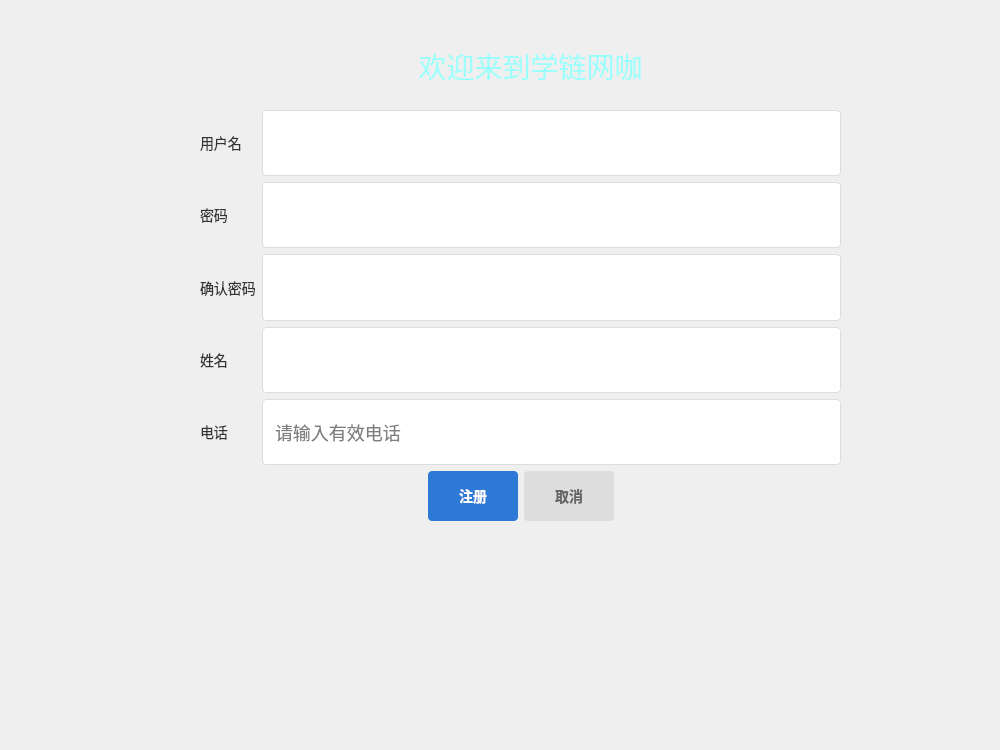
<?xml version="1.0" encoding="UTF-8"?>
<ui version="4.0">
 <class>RegisterWindow</class>
 <widget class="QWidget" name="RegisterWindow">
  <property name="geometry">
   <rect>
    <x>0</x>
    <y>0</y>
    <width>1000</width>
    <height>750</height>
   </rect>
  </property>
  <property name="font">
   <font>
    <pointsize>16</pointsize>
   </font>
  </property>
  <property name="windowTitle">
   <string>Form</string>
  </property>
  <property name="styleSheet">
   <string notr="true">/* 标签样式：清晰可读 */
QLabel {
    color: #333; 
    font-size: 14px;
}

/* 输入框样式：带边框、圆角，焦点时有交互反馈 */
QLineEdit {
    border: 1px solid #DDD;
    border-radius: 4px;
    padding: 6px 10px;
    font-size: 18px;
    background-color: white;
	color: rgb(0, 0, 0);
}
QLineEdit:focus {
    border-color: #2C7AD6; /* 焦点时蓝色边框，明确交互状态 */
    outline: none;
}

/* 按钮样式：区分“注册”和“取消”，hover时有反馈 */
QPushButton {
    border-radius: 4px;
    padding: 8px 20px;
    font-size: 14px;
    font-weight: bold;
}
/* 注册按钮（主操作）- 蓝色突出 */
QPushButton#registerButton {
    background-color: #2C7AD6;
    color: white;
    border: none;
}
QPushButton#registerButton:hover {
    background-color: #1E65CC; /* hover时加深颜色 */
}
/* 取消按钮（次要操作）- 浅灰弱化 */
QPushButton#cancelButton {
    background-color: #DDD;
    color: #666;
    border: none;
}
QPushButton#cancelButton:hover {
    background-color: #CCC;
}
QLabel#label_6 {
    
	color: rgb(155, 255, 252);
    font-size: 28px;
}</string>
  </property>
  <widget class="QLabel" name="label_6">
   <property name="geometry">
    <rect>
     <x>330</x>
     <y>50</y>
     <width>401</width>
     <height>31</height>
    </rect>
   </property>
   <property name="font">
    <font>
     <pointsize>-1</pointsize>
    </font>
   </property>
   <property name="text">
    <string>欢迎来到学链网咖</string>
   </property>
   <property name="alignment">
    <set>Qt::AlignmentFlag::AlignCenter</set>
   </property>
  </widget>
  <widget class="QWidget" name="layoutWidget">
   <property name="geometry">
    <rect>
     <x>200</x>
     <y>110</y>
     <width>641</width>
     <height>411</height>
    </rect>
   </property>
   <layout class="QVBoxLayout" name="verticalLayout_3">
    <item>
     <layout class="QHBoxLayout" name="horizontalLayout_2">
      <item>
       <layout class="QVBoxLayout" name="verticalLayout">
        <item>
         <widget class="QLabel" name="label">
          <property name="text">
           <string>用户名</string>
          </property>
         </widget>
        </item>
        <item>
         <widget class="QLabel" name="label_2">
          <property name="text">
           <string>密码</string>
          </property>
         </widget>
        </item>
        <item>
         <widget class="QLabel" name="label_3">
          <property name="text">
           <string>确认密码</string>
          </property>
         </widget>
        </item>
        <item>
         <widget class="QLabel" name="label_4">
          <property name="text">
           <string>姓名</string>
          </property>
         </widget>
        </item>
        <item>
         <widget class="QLabel" name="label_5">
          <property name="text">
           <string>电话</string>
          </property>
         </widget>
        </item>
       </layout>
      </item>
      <item>
       <layout class="QVBoxLayout" name="verticalLayout_2">
        <item>
         <widget class="QLineEdit" name="usernameEdit">
          <property name="sizePolicy">
           <sizepolicy hsizetype="Expanding" vsizetype="Expanding">
            <horstretch>0</horstretch>
            <verstretch>0</verstretch>
           </sizepolicy>
          </property>
         </widget>
        </item>
        <item>
         <widget class="QLineEdit" name="passwordEdit">
          <property name="sizePolicy">
           <sizepolicy hsizetype="Expanding" vsizetype="Expanding">
            <horstretch>0</horstretch>
            <verstretch>0</verstretch>
           </sizepolicy>
          </property>
          <property name="echoMode">
           <enum>QLineEdit::EchoMode::Password</enum>
          </property>
         </widget>
        </item>
        <item>
         <widget class="QLineEdit" name="confirmEdit">
          <property name="sizePolicy">
           <sizepolicy hsizetype="Expanding" vsizetype="Expanding">
            <horstretch>0</horstretch>
            <verstretch>0</verstretch>
           </sizepolicy>
          </property>
          <property name="echoMode">
           <enum>QLineEdit::EchoMode::Password</enum>
          </property>
         </widget>
        </item>
        <item>
         <widget class="QLineEdit" name="nameEdit">
          <property name="sizePolicy">
           <sizepolicy hsizetype="Expanding" vsizetype="Expanding">
            <horstretch>0</horstretch>
            <verstretch>0</verstretch>
           </sizepolicy>
          </property>
         </widget>
        </item>
        <item>
         <widget class="QLineEdit" name="phoneEdit">
          <property name="sizePolicy">
           <sizepolicy hsizetype="Expanding" vsizetype="Expanding">
            <horstretch>0</horstretch>
            <verstretch>0</verstretch>
           </sizepolicy>
          </property>
          <property name="inputMask">
           <string/>
          </property>
          <property name="text">
           <string/>
          </property>
          <property name="placeholderText">
           <string>请输入有效电话</string>
          </property>
         </widget>
        </item>
       </layout>
      </item>
     </layout>
    </item>
    <item>
     <layout class="QHBoxLayout" name="horizontalLayout_3">
      <item>
       <spacer name="horizontalSpacer_2">
        <property name="orientation">
         <enum>Qt::Orientation::Horizontal</enum>
        </property>
        <property name="sizeHint" stdset="0">
         <size>
          <width>40</width>
          <height>20</height>
         </size>
        </property>
       </spacer>
      </item>
      <item>
       <layout class="QHBoxLayout" name="horizontalLayout">
        <item>
         <widget class="QPushButton" name="registerButton">
          <property name="minimumSize">
           <size>
            <width>90</width>
            <height>50</height>
           </size>
          </property>
          <property name="text">
           <string>注册</string>
          </property>
         </widget>
        </item>
        <item>
         <widget class="QPushButton" name="cancelButton">
          <property name="minimumSize">
           <size>
            <width>90</width>
            <height>50</height>
           </size>
          </property>
          <property name="text">
           <string>取消</string>
          </property>
         </widget>
        </item>
       </layout>
      </item>
      <item>
       <spacer name="horizontalSpacer">
        <property name="orientation">
         <enum>Qt::Orientation::Horizontal</enum>
        </property>
        <property name="sizeHint" stdset="0">
         <size>
          <width>40</width>
          <height>20</height>
         </size>
        </property>
       </spacer>
      </item>
     </layout>
    </item>
   </layout>
  </widget>
 </widget>
 <resources/>
 <connections/>
</ui>
